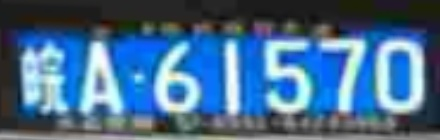
#> input picture VehicleIdentificationSystem/Pretreatment.jpg, 440 x 140 px, found by its file name
$ python string_cut.py
#> lines starting #> are read from the running program, lines starting #| are printed output that depends on the picture; after the words box and inside, x2 and y2 are one past the last pixel; in counts of white or black regions, pixels touching at a corner belong together
# -*- coding: utf-8 -*-
"""
author: 周行健
create time: 2020.7.10
update time: 2020.7.12
"""

import cv2

# 1、读取图像，并把图像转换为灰度图像并显示
img = cv2.imread("Pretreatment.jpg") # 读取图片
#> img is the input picture: shape (140, 440, 3); mean B, G, R 142.5, 109.2, 72.3
img_gray = cv2.cvtColor(img, cv2.COLOR_BGR2GRAY)  # 转换了灰度化
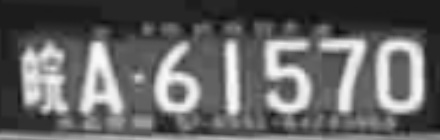
#> img_gray: shape (140, 440); min 13, max 252, mean 102
cv2.imshow('gray', img_gray) # 显示图片
cv2.waitKey(0)

# 2、将灰度图像二值化，设定阈值是100
img_thre = img_gray
cv2.threshold(img_gray, 100, 255, cv2.THRESH_BINARY_INV, img_thre)
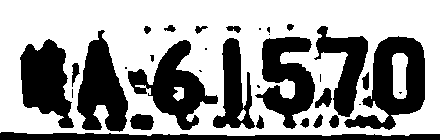
#> img_gray: shape (140, 440); 61.4% white; 33 black regions (11 under 20 px), largest, box (x1, y1, x2, y2) and area: (344, 36, 425, 130) 3634, (128, 40, 218, 130) 3180, (77, 30, 128, 132) 3100
cv2.imshow('threshold', img_thre)
cv2.waitKey(0)

# 3、保存黑白图片
cv2.imwrite('thre_res.jpg', img_thre)

# 4、分割字符
white = [] # 记录每一列的白色像素总和
black = [] # ..........黑色.......
height = img_thre.shape[0]
#> height = 140
width = img_thre.shape[1]
#> width = 440
white_max = 0
black_max = 0
# 计算每一列的黑白色像素总和
for i in range(width):
  s = 0 # 这一列白色总数
  t = 0 # 这一列黑色总数
  for j in range(height):
    if img_thre[j][i] == 255:
      s += 1
    if img_thre[j][i] == 0:
      t += 1
  white_max = max(white_max, s)
  black_max = max(black_max, t)
  white.append(s)
  black.append(t)

arg = False # False表示白底黑字；True表示黑底白字
if black_max > white_max:
  arg = True

# 分割图像
def find_end(start_):
#> called with start_ = 2
  end_ = start_+1
  for m in range(start_+1, width-1):
    if (black[m] if arg else white[m]) > (0.8 * black_max if arg else 0.8 * white_max): # 0.95这个参数请多调整，对应下面的0.05
      end_ = m
      break
  return end_

n = 1
start = 1
end = 2
while n < width-2:
  n += 1
  if (white[n] if arg else black[n]) > (0.01 * white_max if arg else 0.01 * black_max):
    # 上面这些判断用来辨别是白底黑字还是黑底白字
    # 0.05这个参数请多调整，对应上面的0.95
    start = n
    end = find_end(start)
#> end = 3
    n = end
#> n = 3
    if end-start > 5:
      cj = img_thre[1:height, start:end]
      cv2.imshow('caijian', cj)
      cv2.waitKey(0)
